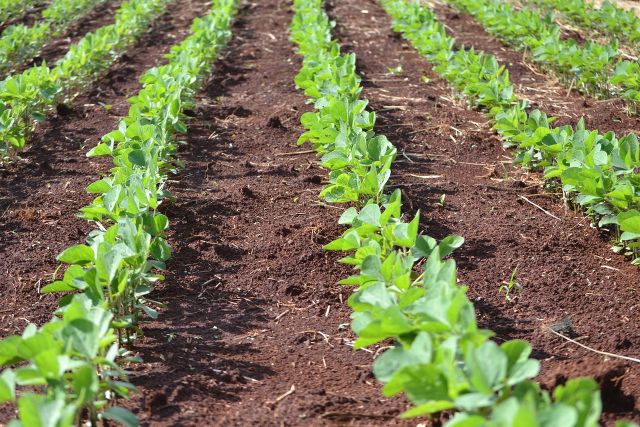
#> input picture source/data/field_2.jpg, 1280 x 853 px (shown at 1/2 size)
$ jupyter execute --allow-errors leaf_area_index.ipynb   (shell and % lines are left out)
#> lines starting #> are read from the running program, lines starting #| are printed output that depends on the picture; after the words box and inside, x2 and y2 are one past the last pixel; in counts of white or black regions, pixels touching at a corner belong together; long printed decimals are rounded
# OpenCVを利用した葉面積の推定

Pythonで画像を扱うためのライブラリでよく使われるものに、OpenCVがあります。
今回はこのOpenCVを用いて、作物成長段階の指標となる葉面積を推定します。

まずはOpenCVモジュールを読み込みます。
以下のチャンクを実行すると、今動いているPythonの環境にOpenCVの機能が追加されます。

[cell 1]
import cv2

作業しているパソコンにOpenCVがインストールされていない場合は、エラーが出ますので、以下のコマンドでインストールして、再度実行してください。

うまくインストールされれば、以下のコマンドでバージョンが表示されます。

[cell 2]
cv2.__version__

## OpenCVでの画像の表示

まずは画像を読み込んで表示します。画像の保存先は、`.ipynb`ファイルと同じフォルダに、`data`という名前のフォルダを作成し、その中に保存してあるものとします。

下記のチャンクを実行すると、**image**という名前の別ウィンドウが立ち上がり、画像が表示されます。
表示されたウィンドウは、キーボードのいづれかのキーを押して閉じてください。

[cell 3]
# ファイルへのパスをimage_path変数に代入する。
# image_path = 'data/field.jpg'
image_path = 'data/field_2.jpg'

# 画層をOpenCVのimage形式で読み込む
img = cv2.imread(image_path)
#> img is the input picture: shape (853, 1280, 3); mean B, G, R 82.2, 123.9, 122.7

# OpenCV のimshow関数で、画像を表示する
cv2.imshow('image',img)
cv2.waitKey(0)
cv2.destroyAllWindows()

上のチャンクを実行すると、別ウィンドウで次の画像が表示されます。

表示されたウィンドウを閉じてもチャンクの番号が`[*]`と表示されたままの場合は、Jupyter NotebookメニューのKernel -> Restart Kernelで、カーネルを再起動してください。

画像の表示はこの方法でもいいですが、**matplotlib**というライブラリを利用して、Jupyter Notebook内にインラインで表示させる下記の方法がよく用いられます。

まずは**matplotlib**をインポートします。(必要であればmatplotlibを`!pip install matplotlib` からインストールしてください。)

[cell 4]
import matplotlib.pyplot as plt

ここでは、`matplotlib`ライブラリ内の`pyploy`というサブモジュールを`plt`という別名でインポートしました。このように別名を使ってインポートすることにより、たとえば`matplotlib.pyplot.imshow()`と書く代わりに、`plt.imshow()`と書くことができるようになります。

import文はプログラムの一番最初にまとめて記述することが慣例ですが、ここでは必要になる箇所で適宜宣言することにします。

では、`matplotlib`の`matshow`関数を使って画像を表示しましょう。

[cell 5]
plt.matshow(img)

色が変ですね。

これは、**OpenCV**と**matplotlib**でのデフォルトのRGBチャンネルの順序が異なるため、赤と青が入れ替わってしまっているからです。
OpenCVはBGRの順、matplotlibはRGBの順でカラーを取り扱います。
正しく読み込むには以下のように読み込みます。

[cell 6]
# 画層をRGBの順で読み込む
img_bgr = cv2.imread(image_path)

# cvtColor() 関数でBGRからRGBへ変換する
img_rgb = cv2.cvtColor(img_bgr, cv2.COLOR_BGR2RGB)
# matplotlibで表示
plt.matshow(img_rgb)

`.jpg`ファイルとして保存された写真をPythonで表示することができました。

## 画像データとはなにか
写真や衛星画像のようなデータはラスタデータと呼ばれ、一定の間隔で格子状に区切られた各グリッドに値をもったデータ形式です。それぞれのグリッドのことをピクセルと呼ぶので、ピクセルデータと呼ぶこともあります。上で画像をプロットした際に、X軸とY軸に数値が振られていますが、この数値が画像のピクセルを表しています。通常左上を起点とした座標で表されます。
ラスタデータと対になるデータはベクタデータです。分野によっては、ベクタデータは、ベクトル、ポリゴンなどとも呼ばれます。

詳しくはESRIのサイトに解説があるので、参考にしてください。[ベクターデータとは:www.esrij.com](https://www.esrij.com/gis-guide/gis-datamodel/vector-data/)、 [ラスターデータとは:wwww.esrij.com](https://www.esrij.com/gis-guide/gis-datamodel/raster-data/)

今回読み込んだ画像はラスタデータです。ここではPythonの中でどのように保存されているかを見ていきます。

まずは、`print()`関数を用いて、作成した`img_bgr`をそのまま表示させてみます。

[cell 7]
print(img_bgr)
#> (printed output is left out)

[cell 8]
img_rgb.shape
#> Out = (853, 1280, 3)

## チャンネルの分解

[cell 9]
r, g, b = cv2.split(img_rgb)
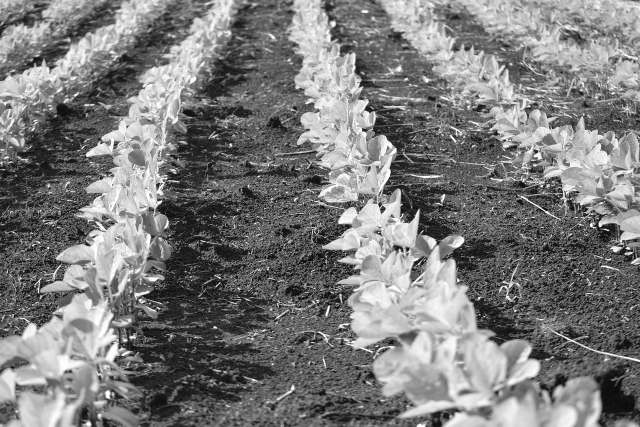
#> g: shape (853, 1280) (shown at 1/2 size); min 0, max 255, mean 123.9
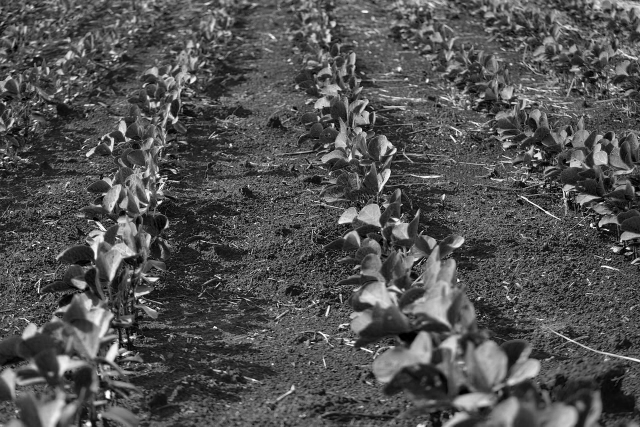
#> b: shape (853, 1280) (shown at 1/2 size); min 0, max 255, mean 82.2
r.shape
#> Out = (853, 1280)

[cell 10]
plt.matshow(r, cmap='Reds')
plt.colorbar()
plt.show()
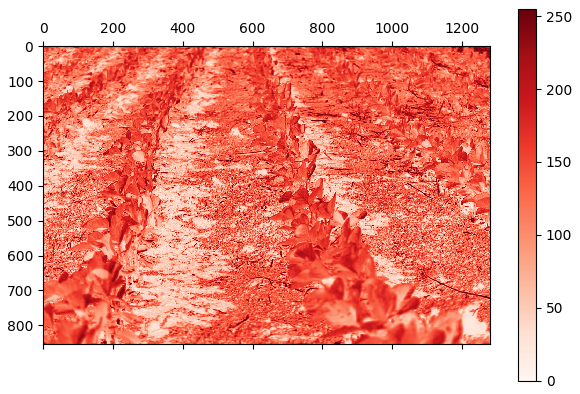
#> figure drawn by matplotlib, 2 panels

[cell 11]
channels = [img_rgb, r, g, b]
colors = (None, 'Reds','Greens','Blues')
titles = ('Original', 'Red channel', 'Green channel', 'Blue channel')

fig, axs = plt.subplots(1, 4, figsize=(12,3))  # figとaxを作成
for idx, (title, channel, color) in enumerate(zip(titles, channels, colors)):
    axs[idx].set_title(title)
    ax = axs[idx].matshow(channel, cmap=color)
    axs[idx].xaxis.tick_bottom()
    if color:
        fig.colorbar(ax, ax=axs[idx], fraction=0.04)
#> this loop made 4 passes
#> (title, color) on passes 1 to 4: ('Original', None), ('Red channel', 'Reds'), ('Green channel', 'Greens'), ('Blue channel', 'Blues')

plt.tight_layout()
plt.show()

## HSVへの変換

[cell 12]
img_hsv = cv2.cvtColor(img_bgr, cv2.COLOR_BGR2HSV)
#> img_hsv: shape (853, 1280, 3); mean H, S, V 35.8, 104.8, 139.7
img_hsv.shape
#> Out = (853, 1280, 3)

[cell 13]
channels = h, s, v = cv2.split(img_hsv)
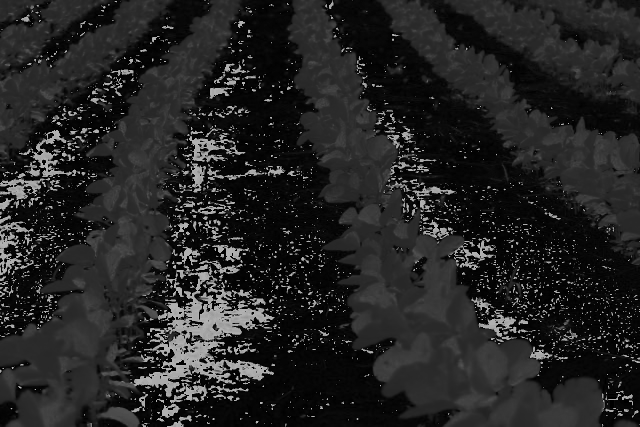
#> h: shape (853, 1280) (shown at 1/2 size); min 0, max 179, mean 35.8
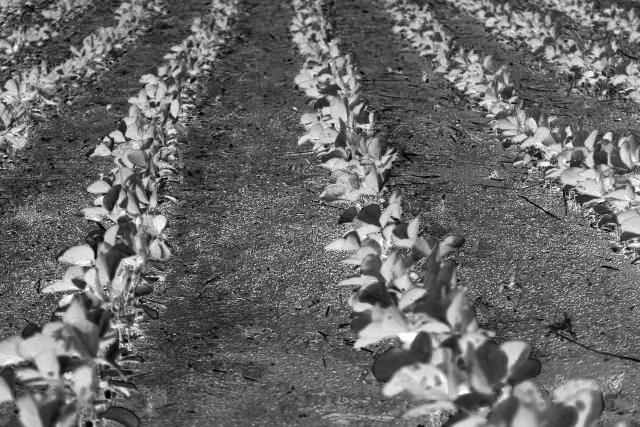
#> s: shape (853, 1280) (shown at 1/2 size); min 0, max 255, mean 104.8
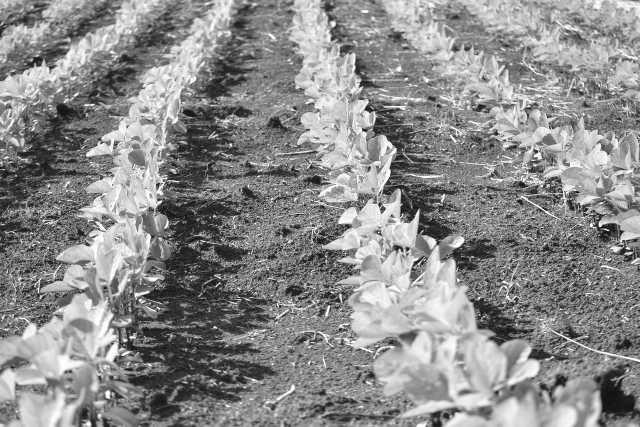
#> v: shape (853, 1280) (shown at 1/2 size); min 2, max 255, mean 139.7
#> (the rest of this cell did not finish here and is left out)

[cell 14]
# ある地点のピクセル値を取得する
x=999
y=200
img_rgb[y, x, :]
#> Out = [95, 128, 73]

[cell 15]
# 複数地点のピクセル

## 閾値による分類

[cell 16]
import numpy as np

[cell 17]
g_min = 150
g_max = 250
img_bin = (g_min < g) & (g < g_max) * 1
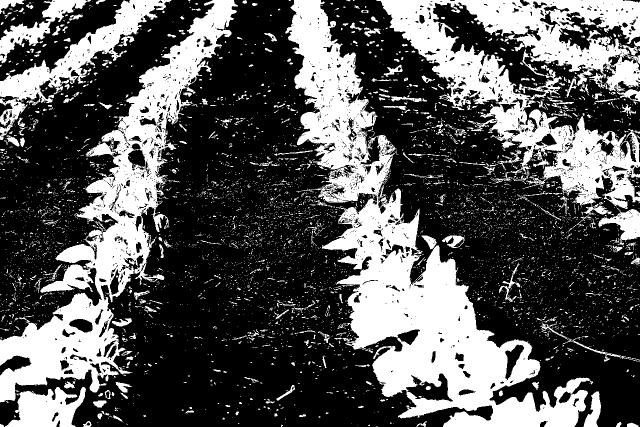
#> img_bin: shape (853, 1280) int64 (shown at 1/2 size); values 0 (black) and 1 (white), 34.5% white; 5777 white regions (5367 under 20 px), largest, box (x1, y1, x2, y2) and area: (570, 0, 1180, 853) 133257, (753, 0, 1280, 463) 81869, (0, 0, 476, 805) 79739
# plt.imshow(img_bin, cmap='binary_r')
plt.matshow(img_bin, cmap='binary_r')
plt.colorbar(ticks=[0, 1])
plt.show()

[cell 18]
h_min = 40
h_max = 60
img_bin = (h_min < h) & (h < h_max) * 1
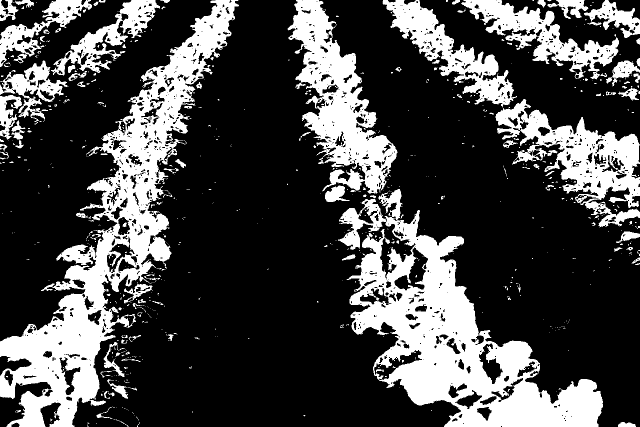
#> img_bin: shape (853, 1280) int64 (shown at 1/2 size); values 0 (black) and 1 (white), 28.5% white; 726 white regions (590 under 20 px), largest, box (x1, y1, x2, y2) and area: (0, 0, 478, 853) 88918, (676, 378, 1206, 853) 86570, (575, 0, 795, 387) 33872
plt.matshow(img_bin, cmap='binary_r')
plt.colorbar(ticks=[0, 1])
plt.show()
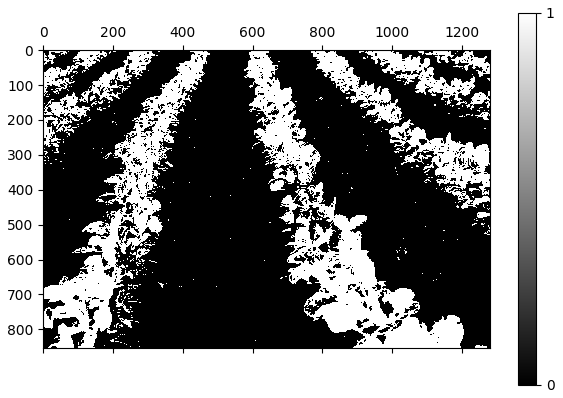
#> figure drawn by matplotlib, 2 panels

[cell 19]
print(f'Mask ratio is {img_bin.sum()/img_bin.size}')
#| Mask ratio is 0.2845

[cell 20]
import random
def plot_3d(img, sampling=1000, mask=None, **kwargs):
#> called with sampling = 1000
    xlab, ylab, zlab = 'R', 'G', 'B'
    y,x,z = img.shape
#> y = 853; x = 1280; z = 3
    img_flat = np.reshape(img, (x*y,z))
    if mask is not None:
        mask_flat = np.reshape(mask, (x*y)).astype('bool')
        img_flat = img_flat[mask_flat, :]

    if sampling != 0:
        # random sample
        img_flat = img_flat[np.random.choice(len(img_flat), sampling, replace=False)]
#> img_flat = 1000 rows, first 8: [201, 250, 145], [133, 191, 45], [137, 201, 44], [59, 109, 50], [204, 236, 189], [148, 176, 117], [129, 173, 60], [126, 172, 107]
    colors = img_flat / 255
#> colors = 1000 rows, first 8: [0.788, 0.98, 0.569], [0.522, 0.749, 0.176], [0.537, 0.788, 0.173], [0.231, 0.427, 0.196], [0.8, 0.925, 0.741], [0.58, 0.69, 0.459], [0.506, 0.678, 0.235], [0.494, 0.675, 0.42]
    fig = plt.figure(**kwargs)
    ax = fig.add_subplot(111, projection='3d')
    ax.scatter(xs=img_flat[:,0],
               ys=img_flat[:,1],
               zs=img_flat[:,2],
               s=10,
               c=colors,
               lw=0)
    ax.set_xlabel(xlab)
    ax.set_ylabel(ylab)
    ax.set_zlabel(zlab)
    plt.show()
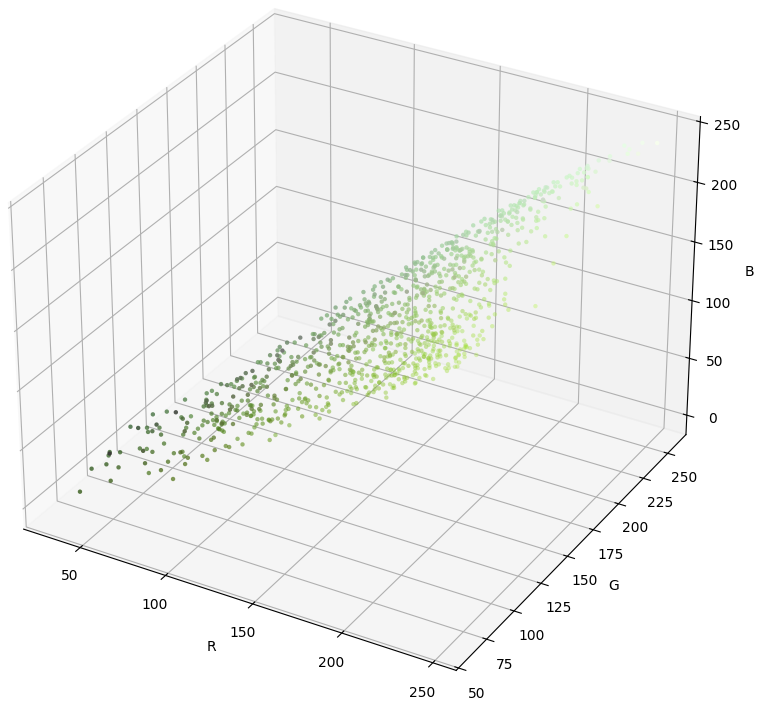
#> figure drawn by matplotlib, 1 panel

# matplotlibのインタラクティブプロットを有効化

plot_3d(img = img_rgb,
        mask=img_bin,
        sampling=1000,
        figsize=(10,10))

$ run again, with source/data/field.jpg copied over source/data/field_2.jpg
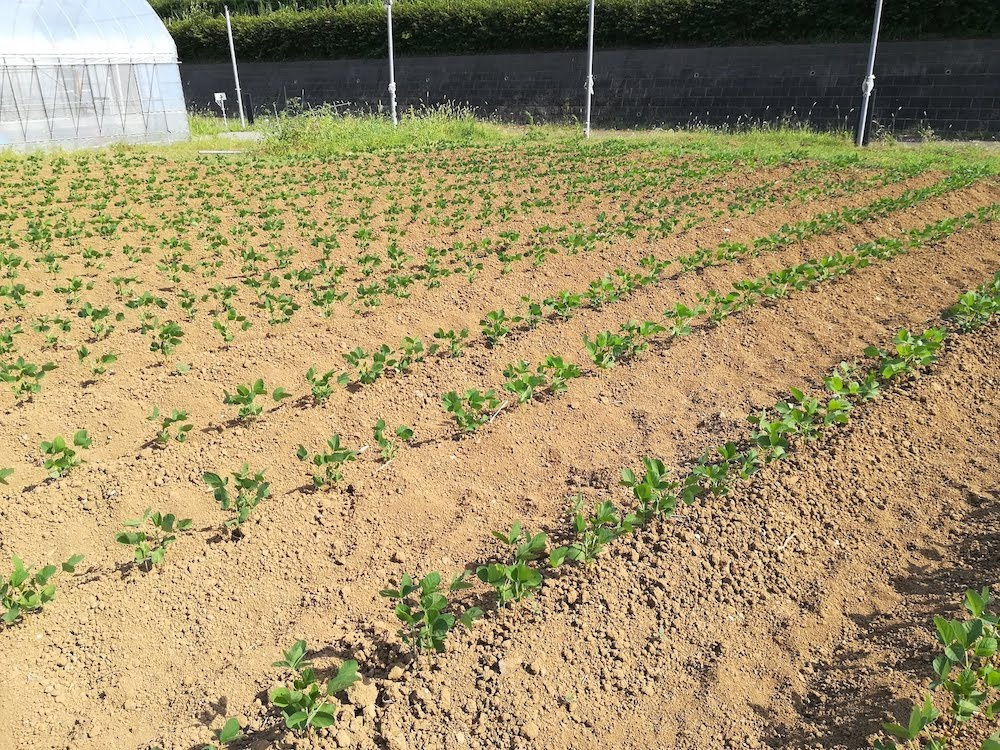
#> input picture source/data/field.jpg, 1000 x 750 px
#> img is the input picture: shape (750, 1000, 3); mean B, G, R 104.7, 145.1, 160.9
#> (printed output is left out)
#> the loop `for idx, (title, channel, color) in enumerate(zip(titles, channels, co..` made 4 passes
#> (title, color) on passes 1 to 4: ('Original', None), ('Red channel', 'Reds'), ('Green channel', 'Greens'), ('Blue channel', 'Blues')
#> img_hsv: shape (750, 1000, 3); mean H, S, V 31.8, 98.2, 164.7
#> `img_rgb[y, x, :]`: Out = [189, 155, 110]
#> `img_bin = (g_min < g) & (g < g_max) * 1`:
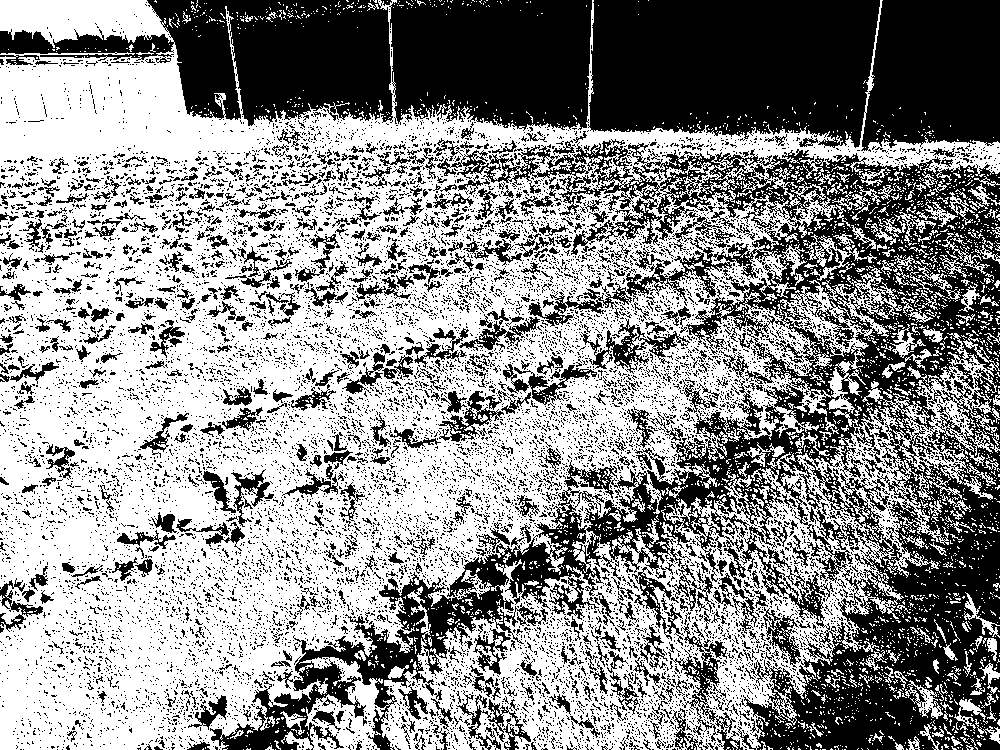
#> img_bin: shape (750, 1000) int64; values 0 (black) and 1 (white), 56% white; 12360 black regions (11644 under 20 px), largest, box (x1, y1, x2, y2) and area: (210, 139, 1000, 750) 129689, (588, 0, 1000, 152) 55113, (0, 0, 393, 126) 27182
#| Mask ratio is 0.05945
#> img_flat = 1000 rows, first 8: [170, 206, 108], [18, 23, 17], [65, 97, 48], [92, 127, 37], [143, 169, 96], [140, 184, 71], [100, 132, 65], [129, 157, 82]
#> colors = 1000 rows, first 8: [0.667, 0.808, 0.424], [0.0706, 0.0902, 0.0667], [0.255, 0.38, 0.188], [0.361, 0.498, 0.145], [0.561, 0.663, 0.376], [0.549, 0.722, 0.278], [0.392, 0.518, 0.255], [0.506, 0.616, 0.322]
#> in plot_3d, `plt.show()`:
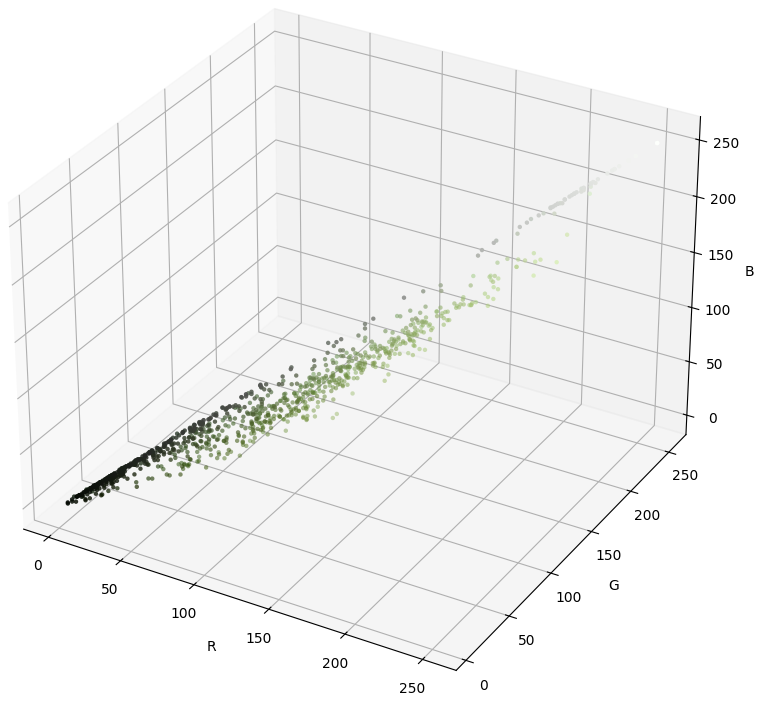
#> figure drawn by matplotlib, 1 panel
